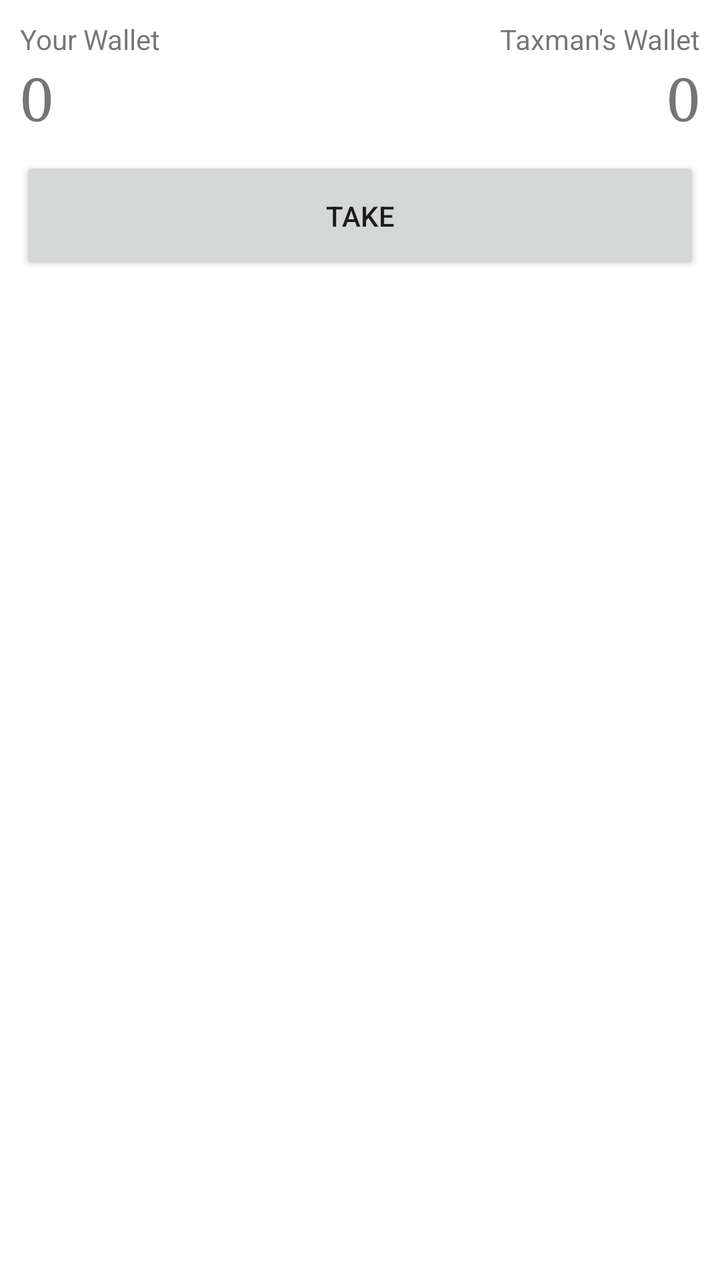
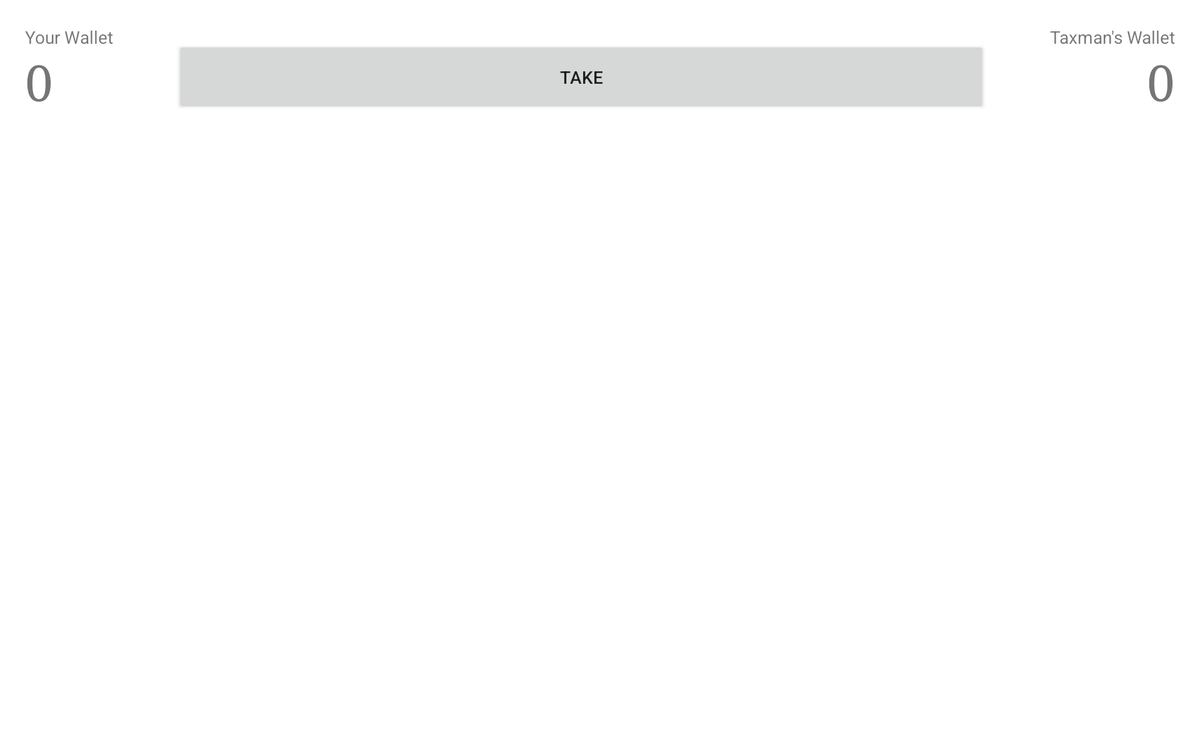

The same Android screen from two of the app's own layout files: first res/layout/ as a phone draws it, then the author's variant for another configuration, drawn on a device whose configuration selects that folder. Both files follow.
<!-- AndroidManifest.xml: fallback theme Theme.MaterialComponents.DayNight.NoActionBar -->
<!-- res/layout/game.xml -->
<?xml version="1.0" encoding="utf-8"?>
<LinearLayout xmlns:android="http://schemas.android.com/apk/res/android"
    android:orientation="vertical"
    android:layout_width="fill_parent"
    android:layout_height="fill_parent"
    android:layout_gravity="center"
    >
    <LinearLayout
        android:orientation="horizontal"
        android:layout_width="fill_parent"
        android:layout_height="wrap_content"
        android:layout_gravity="center"
        >
        <LinearLayout
            android:orientation="vertical"
            android:layout_width="fill_parent"
            android:layout_height="wrap_content"
            android:layout_weight="1"
            android:layout_margin="10dp"
            >
            <TextView
                android:layout_width="fill_parent"
                android:layout_height="wrap_content"
                android:text="@string/label_player_score"
                />
            <TextView
                android:id="@+id/text_player_score"
                android:layout_width="fill_parent"
                android:layout_height="wrap_content"
                android:textSize="30sp"
                android:text="0"
                android:fontFamily="serif"
                />
        </LinearLayout>
        <LinearLayout
            android:orientation="vertical"
            android:layout_width="fill_parent"
            android:layout_height="wrap_content"
            android:layout_weight="1"
            android:layout_margin="10dp"
            >
            <TextView
                android:layout_width="fill_parent"
                android:layout_height="wrap_content"
                android:gravity="right"
                android:text="@string/label_taxdroid_score"
                />
            <TextView
                android:id="@+id/text_taxdroid_score"
                android:layout_width="fill_parent"
                android:layout_height="wrap_content"
                android:gravity="right"
                android:textSize="30sp"
                android:text="0"
                android:fontFamily="serif"
                />
        </LinearLayout>
    </LinearLayout>
    <Button
        android:id="@+id/button_take_money"
        android:onClick="takeMoney"
        android:layout_width="fill_parent"
        android:layout_height="wrap_content"
        android:text="@string/button_take_money"
        android:padding="20dp"
        android:layout_marginLeft="10dp"
        android:layout_marginRight="10dp"
        />
    <GridView
        android:id="@+id/grid"
        android:layout_width="fill_parent"
        android:layout_height="fill_parent"
        android:layout_margin="10dp"
        android:numColumns="5"
        android:verticalSpacing="5dp"
        android:horizontalSpacing="5dp"
        android:stretchMode="columnWidth"
        />
</LinearLayout>
<!-- resources referenced by this layout -->
<resources>
  <string name="button_take_money">Take</string>
  <string name="label_player_score">Your Wallet</string>
  <string name="label_taxdroid_score">Taxman\'s Wallet</string>
</resources>
<!-- res/layout-large-land/game.xml (the author's variant of the layout above) -->
<!-- drawn on a 7-inch tablet turned sideways -->
<?xml version="1.0" encoding="utf-8"?>
<LinearLayout xmlns:android="http://schemas.android.com/apk/res/android"
    android:orientation="vertical"
    android:layout_width="fill_parent"
    android:layout_height="fill_parent"
    android:layout_gravity="center"
    >
    <LinearLayout
        android:orientation="horizontal"
        android:layout_width="fill_parent"
        android:layout_height="wrap_content"
        android:layout_gravity="center"
        >
        <LinearLayout
            android:orientation="vertical"
            android:layout_width="wrap_content"
            android:layout_height="wrap_content"
            android:layout_marginLeft="20dp"
            android:layout_marginTop="20dp"
            >
            <TextView
                android:layout_width="fill_parent"
                android:layout_height="wrap_content"
                android:text="@string/label_player_score"
                />
            <TextView
                android:id="@+id/text_player_score"
                android:layout_width="fill_parent"
                android:layout_height="wrap_content"
                android:textSize="40sp"
                android:text="0"
                android:fontFamily="serif"
                />
        </LinearLayout>
        <Button
            android:id="@+id/button_take_money"
            android:onClick="takeMoney"
            android:layout_weight="1"
            android:layout_width="0dp"
            android:layout_height="wrap_content"
            android:text="@string/button_take_money"
            android:padding="20dp"
            android:layout_marginLeft="50dp"
            android:layout_marginRight="50dp"
            android:layout_gravity="bottom"
            />
        <LinearLayout
            android:orientation="vertical"
            android:layout_width="wrap_content"
            android:layout_height="wrap_content"
            android:layout_marginRight="20dp"
            android:layout_marginTop="20dp"
            >
            <TextView
                android:layout_width="fill_parent"
                android:layout_height="wrap_content"
                android:gravity="right"
                android:text="@string/label_taxdroid_score"
                />
            <TextView
                android:id="@+id/text_taxdroid_score"
                android:layout_width="fill_parent"
                android:layout_height="wrap_content"
                android:gravity="right"
                android:textSize="40sp"
                android:text="0"
                android:fontFamily="serif"
                />
        </LinearLayout>
    </LinearLayout>
    <GridView
        android:id="@+id/grid"
        android:layout_width="fill_parent"
        android:layout_height="fill_parent"
        android:layout_margin="20dp"
        android:numColumns="10"
        android:verticalSpacing="10dp"
        android:horizontalSpacing="10dp"
        android:stretchMode="columnWidth"
        />
</LinearLayout>
